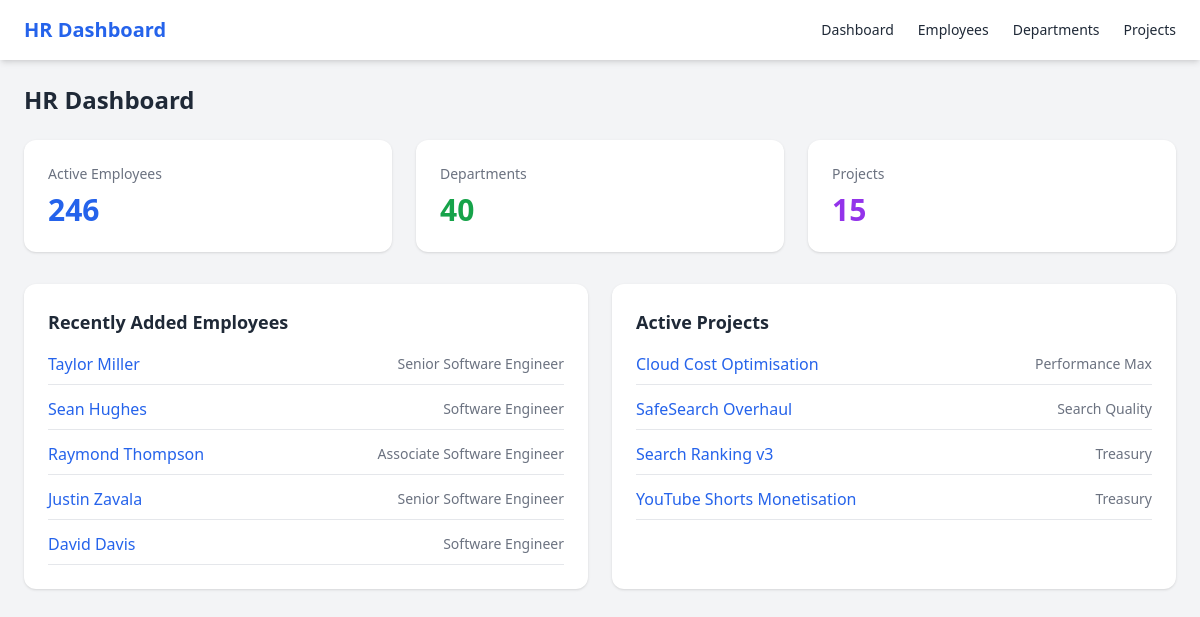
The page / on the database its author committed.
### hrms/models.py (models this page shows, shortened)
class Employee(models.Model):
    first_name = models.CharField(max_length=100)
    last_name = models.CharField(max_length=100)
    email = models.EmailField(unique=True)
    title = models.CharField(max_length=200)
    employee_type = models.CharField(
        max_length=2,
        choices=EmployeeType.choices,
        default=EmployeeType.INDIVIDUAL_CONTRIBUTOR,
    )
    level = models.CharField(
        max_length=5,
        choices=EmployeeLevel.choices,
        default=EmployeeLevel.L1,
    )
    department = models.ForeignKey(
        Department,
        null=True,
        blank=True,
        on_delete=models.SET_NULL,
        related_name="employees",
    )
    manager = models.ForeignKey(
        "self",
        null=True,
        blank=True,
        on_delete=models.SET_NULL,
        related_name="direct_reports",
    )
    hire_date = models.DateField()
    is_active = models.BooleanField(default=True)
    bio = models.TextField(blank=True)
    created_at = models.DateTimeField(auto_now_add=True)
    updated_at = models.DateTimeField(auto_now=True)
    @property
    def full_name(self):
        return f"{self.first_name} {self.last_name}"
    class Meta:
        ordering = ["last_name", "first_name"]

class Project(models.Model):
    name = models.CharField(max_length=200)
    description = models.TextField(blank=True)
    status = models.CharField(
        max_length=6,
        choices=ProjectStatus.choices,
        default=ProjectStatus.PLANNING,
    )
    department = models.ForeignKey(
        Department,
        null=True,
        blank=True,
        on_delete=models.SET_NULL,
        related_name="projects",
    )
    lead = models.ForeignKey(
        Employee,
        null=True,
        blank=True,
        on_delete=models.SET_NULL,
        related_name="led_projects",
    )
    members = models.ManyToManyField(
        Employee,
        blank=True,
        related_name="projects",
    )
    start_date = models.DateField(null=True, blank=True)
    end_date = models.DateField(null=True, blank=True)
    created_at = models.DateTimeField(auto_now_add=True)
    updated_at = models.DateTimeField(auto_now=True)
    class Meta:
        ordering = ["name"]

class Department(models.Model):
    name = models.CharField(max_length=200, unique=True)
    description = models.TextField(blank=True)
    parent = models.ForeignKey(
        "self",
        null=True,
        blank=True,
        on_delete=models.SET_NULL,
        related_name="sub_departments",
    )
    created_at = models.DateTimeField(auto_now_add=True)
    def __str__(self):
        return self.name
    class Meta:
        ordering = ["name"]

### hrms/views.py (the view)
# urls.py: path("", views.DashboardView.as_view(), name="dashboard"),
class DashboardView(TemplateView):
    template_name = "hrms/dashboard.html"
    def get_context_data(self, **kwargs):
        ctx = super().get_context_data(**kwargs)
        ctx["employee_count"] = Employee.objects.filter(is_active=True).count()
        ctx["department_count"] = Department.objects.count()
        ctx["project_count"] = Project.objects.count()
        ctx["recent_employees"] = Employee.objects.order_by("-created_at")[:5]
        ctx["active_projects"] = Project.objects.filter(status="ACTIVE")[:5]
        return ctx

### hrms/templates/hrms/dashboard.html (shortened to what this page needs)
{% extends "hrms/base.html" %}
{% block content %}
<h1 class="text-2xl font-bold mb-6">HR Dashboard</h1>
<div class="grid grid-cols-1 md:grid-cols-3 gap-6 mb-8">
  <div class="bg-white p-6 rounded-xl shadow hover:shadow-md transition">
    <p class="text-sm text-gray-500">Active Employees</p>
    <h2 class="text-3xl font-bold text-blue-600 mt-2">
      {{ employee_count }}
    </h2>
  </div>
  <div class="bg-white p-6 rounded-xl shadow hover:shadow-md transition">
    <p class="text-sm text-gray-500">Departments</p>
    <h2 class="text-3xl font-bold text-green-600 mt-2">
      {{ department_count }}
    </h2>
  </div>
  <div class="bg-white p-6 rounded-xl shadow hover:shadow-md transition">
    <p class="text-sm text-gray-500">Projects</p>
    <h2 class="text-3xl font-bold text-purple-600 mt-2">
      {{ project_count }}
    </h2>
  </div>
</div>
<div class="grid grid-cols-1 lg:grid-cols-2 gap-6">
  <div class="bg-white p-6 rounded-xl shadow">
    <h2 class="text-lg font-semibold mb-4">Recently Added Employees</h2>
    <ul class="space-y-3">
      {% for emp in recent_employees %}
        <li class="flex justify-between items-center border-b pb-2">
          <a href="{% url 'hrms:employee_detail' emp.pk %}"
             class="text-blue-600 hover:underline">
             {{ emp.full_name }}
          </a>
          <span class="text-sm text-gray-500">{{ emp.title }}</span>
        </li>
      {% empty %}
        <li class="text-gray-500">No employees found.</li>
      {% endfor %}
    </ul>
  </div>
  <div class="bg-white p-6 rounded-xl shadow">
    <h2 class="text-lg font-semibold mb-4">Active Projects</h2>
    <ul class="space-y-3">
      {% for proj in active_projects %}
        <li class="flex justify-between items-center border-b pb-2">
          <a href="{% url 'hrms:project_detail' proj.pk %}"
             class="text-blue-600 hover:underline">
             {{ proj.name }}
          </a>
          <span class="text-sm text-gray-500">
            {{ proj.department }}
          </span>
        </li>
      {% empty %}
        <li class="text-gray-500">No projects found.</li>
      {% endfor %}
    </ul>
  </div>
</div>
{% endblock %}

### hrms/templates/hrms/base.html (shortened to what this page needs)
<!DOCTYPE html>
<html lang="en">
<head>
  <script src="https://cdn.tailwindcss.com"></script>
</head>
<body class="bg-gray-100 text-gray-800" hx-headers='{"X-CSRFToken": "{{ csrf_token }}"}'>
  <nav class="bg-white shadow-md">
    <div class="max-w-7xl mx-auto px-6 py-4 flex justify-between items-center">
      <div class="text-xl font-bold text-blue-600">
        HR Dashboard
      </div>
      <div class="flex gap-6 text-sm font-medium">
        <a href="{% url 'hrms:dashboard' %}" class="hover:text-blue-600">Dashboard</a>
        <a href="{% url 'hrms:employee_list' %}" class="hover:text-blue-600">Employees</a>
        <a href="{% url 'hrms:department_list' %}" class="hover:text-blue-600">Departments</a>
        <a href="{% url 'hrms:project_list' %}" class="hover:text-blue-600">Projects</a>
      </div>
    </div>
  </nav>
  <main class="max-w-7xl mx-auto p-6">
    {% block content %}{% endblock %}
  </main>
</body>
</html>

### rows shown on the page
Employee: full_name "Taylor Miller", title "Senior Software Engineer"
Employee: full_name "Sean Hughes", title "Software Engineer"
Employee: full_name "Raymond Thompson", title "Associate Software Engineer"
Employee: full_name "Justin Zavala", title "Senior Software Engineer"
Employee: full_name "David Davis", title "Software Engineer"
Project: name "Cloud Cost Optimisation", department "Performance Max"
Project: name "SafeSearch Overhaul", department "Search Quality"
Project: name "Search Ranking v3", department "Treasury"
Project: name "YouTube Shorts Monetisation", department "Treasury"

### other values the page prints
{{ employee_count }} "246"
{{ department_count }} "40"
{{ project_count }} "15"
